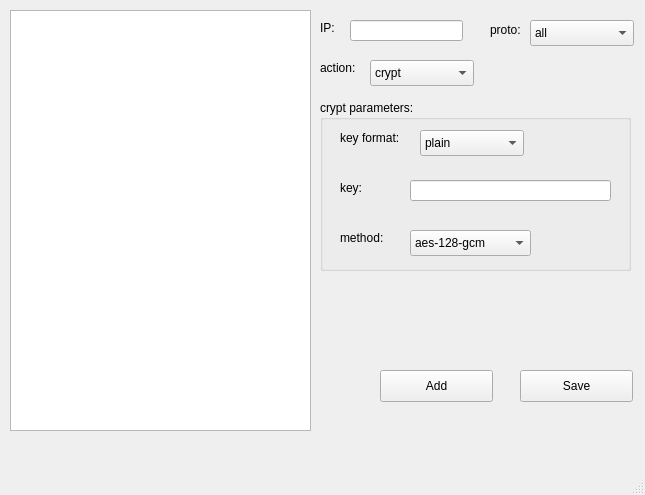
<?xml version="1.0" encoding="UTF-8"?>
<ui version="4.0">
 <class>ConfEditor</class>
 <widget class="QMainWindow" name="ConfEditor">
  <property name="geometry">
   <rect>
    <x>0</x>
    <y>0</y>
    <width>645</width>
    <height>495</height>
   </rect>
  </property>
  <property name="sizePolicy">
   <sizepolicy hsizetype="Preferred" vsizetype="Preferred">
    <horstretch>0</horstretch>
    <verstretch>0</verstretch>
   </sizepolicy>
  </property>
  <property name="windowTitle">
   <string>ConfEditor</string>
  </property>
  <property name="unifiedTitleAndToolBarOnMac">
   <bool>false</bool>
  </property>
  <widget class="QWidget" name="centralWidget">
   <widget class="QPlainTextEdit" name="confTextEdit">
    <property name="geometry">
     <rect>
      <x>10</x>
      <y>10</y>
      <width>301</width>
      <height>421</height>
     </rect>
    </property>
    <property name="lineWrapMode">
     <enum>QPlainTextEdit::NoWrap</enum>
    </property>
   </widget>
   <widget class="QLineEdit" name="ipEdit">
    <property name="geometry">
     <rect>
      <x>350</x>
      <y>20</y>
      <width>113</width>
      <height>21</height>
     </rect>
    </property>
   </widget>
   <widget class="QComboBox" name="protoCombo">
    <property name="geometry">
     <rect>
      <x>530</x>
      <y>20</y>
      <width>104</width>
      <height>26</height>
     </rect>
    </property>
    <item>
     <property name="text">
      <string>all</string>
     </property>
    </item>
    <item>
     <property name="text">
      <string>tcp</string>
     </property>
    </item>
    <item>
     <property name="text">
      <string>udp</string>
     </property>
    </item>
   </widget>
   <widget class="QComboBox" name="actionCombo">
    <property name="geometry">
     <rect>
      <x>370</x>
      <y>60</y>
      <width>104</width>
      <height>26</height>
     </rect>
    </property>
    <item>
     <property name="text">
      <string>crypt</string>
     </property>
    </item>
    <item>
     <property name="text">
      <string>drop</string>
     </property>
    </item>
   </widget>
   <widget class="QLabel" name="label">
    <property name="geometry">
     <rect>
      <x>320</x>
      <y>20</y>
      <width>21</width>
      <height>16</height>
     </rect>
    </property>
    <property name="text">
     <string>IP:</string>
    </property>
   </widget>
   <widget class="QLabel" name="label_2">
    <property name="geometry">
     <rect>
      <x>490</x>
      <y>20</y>
      <width>41</width>
      <height>20</height>
     </rect>
    </property>
    <property name="text">
     <string>proto:</string>
    </property>
   </widget>
   <widget class="QLabel" name="label_3">
    <property name="geometry">
     <rect>
      <x>320</x>
      <y>60</y>
      <width>41</width>
      <height>16</height>
     </rect>
    </property>
    <property name="text">
     <string>action:</string>
    </property>
   </widget>
   <widget class="QPushButton" name="addButton">
    <property name="geometry">
     <rect>
      <x>380</x>
      <y>370</y>
      <width>113</width>
      <height>32</height>
     </rect>
    </property>
    <property name="text">
     <string>Add</string>
    </property>
   </widget>
   <widget class="QGroupBox" name="cryptGroup">
    <property name="geometry">
     <rect>
      <x>320</x>
      <y>100</y>
      <width>311</width>
      <height>171</height>
     </rect>
    </property>
    <property name="title">
     <string>crypt parameters:</string>
    </property>
    <widget class="QLabel" name="formatLabel">
     <property name="geometry">
      <rect>
       <x>20</x>
       <y>30</y>
       <width>71</width>
       <height>16</height>
      </rect>
     </property>
     <property name="text">
      <string>key format:</string>
     </property>
    </widget>
    <widget class="QLineEdit" name="keyEdit">
     <property name="geometry">
      <rect>
       <x>90</x>
       <y>80</y>
       <width>201</width>
       <height>21</height>
      </rect>
     </property>
    </widget>
    <widget class="QLabel" name="methodLabel">
     <property name="geometry">
      <rect>
       <x>20</x>
       <y>130</y>
       <width>60</width>
       <height>16</height>
      </rect>
     </property>
     <property name="text">
      <string>method:</string>
     </property>
    </widget>
    <widget class="QComboBox" name="formatCombo">
     <property name="geometry">
      <rect>
       <x>100</x>
       <y>30</y>
       <width>104</width>
       <height>26</height>
      </rect>
     </property>
     <item>
      <property name="text">
       <string>plain</string>
      </property>
     </item>
     <item>
      <property name="text">
       <string>base64</string>
      </property>
     </item>
    </widget>
    <widget class="QLabel" name="keyLabel">
     <property name="geometry">
      <rect>
       <x>20</x>
       <y>80</y>
       <width>60</width>
       <height>16</height>
      </rect>
     </property>
     <property name="text">
      <string>key:</string>
     </property>
    </widget>
    <widget class="QComboBox" name="methodCombo">
     <property name="geometry">
      <rect>
       <x>90</x>
       <y>130</y>
       <width>121</width>
       <height>26</height>
      </rect>
     </property>
     <item>
      <property name="text">
       <string>aes-128-gcm</string>
      </property>
     </item>
     <item>
      <property name="text">
       <string>aes-256-gcm</string>
      </property>
     </item>
    </widget>
   </widget>
   <widget class="QPushButton" name="saveButton">
    <property name="geometry">
     <rect>
      <x>520</x>
      <y>370</y>
      <width>113</width>
      <height>32</height>
     </rect>
    </property>
    <property name="text">
     <string>Save</string>
    </property>
   </widget>
  </widget>
  <widget class="QStatusBar" name="statusBar"/>
  <action name="actionOpen">
   <property name="text">
    <string>Open</string>
   </property>
  </action>
  <action name="actionSaveTo">
   <property name="text">
    <string>Save</string>
   </property>
  </action>
  <action name="actionNew">
   <property name="text">
    <string>New</string>
   </property>
  </action>
 </widget>
 <layoutdefault spacing="6" margin="11"/>
 <resources/>
 <connections/>
</ui>
